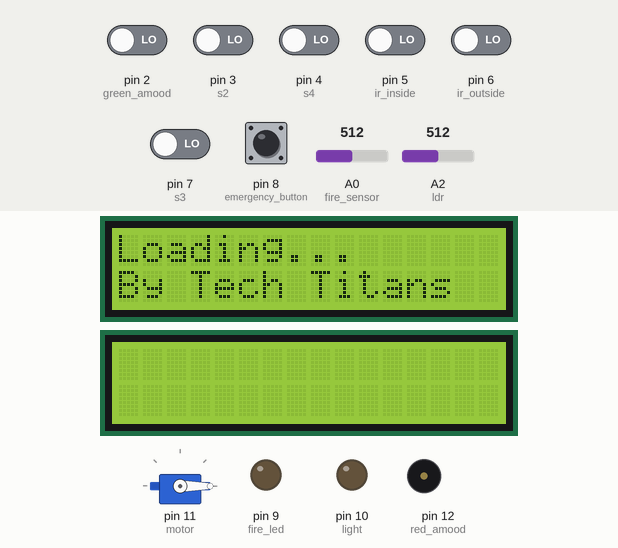
The sketch below on a simulated Arduino Uno, built with avr-gcc and run on an emulated ATmega328P. Shown: servo, 2 × 16×2 character LCD, output pins drawn as LEDs (lit = HIGH), buzzer (waves = sounding). Dashed ring = blinking. Inputs (shaded band) come from the test bench; at power-on: pin 2 (green_amood), pin 3 (s2), pin 4 (s4), pin 5 (ir_inside), pin 6 (ir_outside), pin 7 (s3), pin 8 (emergency_button) LOW, A0 (fire_sensor) = 512, A2 (ldr) = 512.

Above: at 0.8 s.
At 4.9 s:
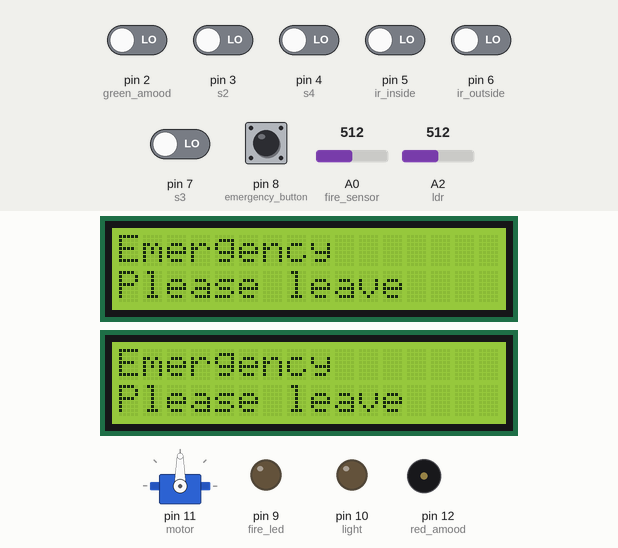
5.0 s: A0 (fire_sensor) set to 834
10.1 s: A0 (fire_sensor) set to 867
At 12.7 s:
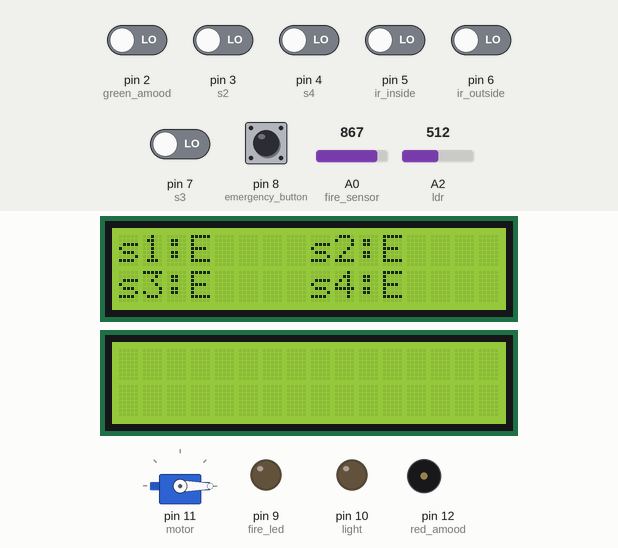
15.2 s: pin 8 (emergency_button) pulled HIGH for 3.2 s
At 18.4 s:
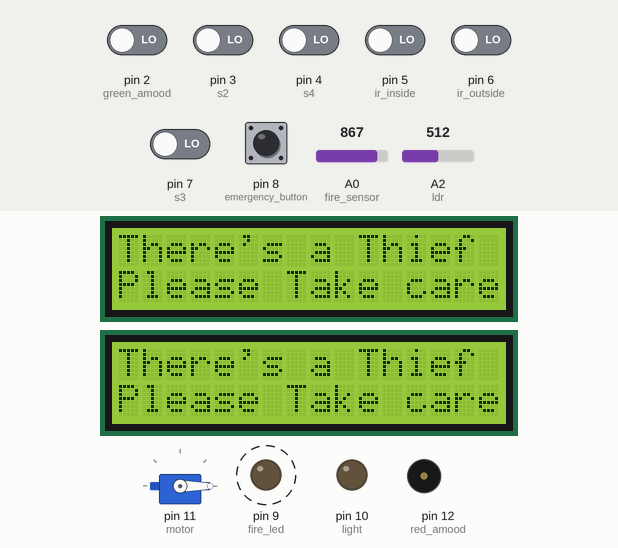
20.6 s: pin 8 (emergency_button) pulled HIGH for 1.85 s
At 23.2 s:
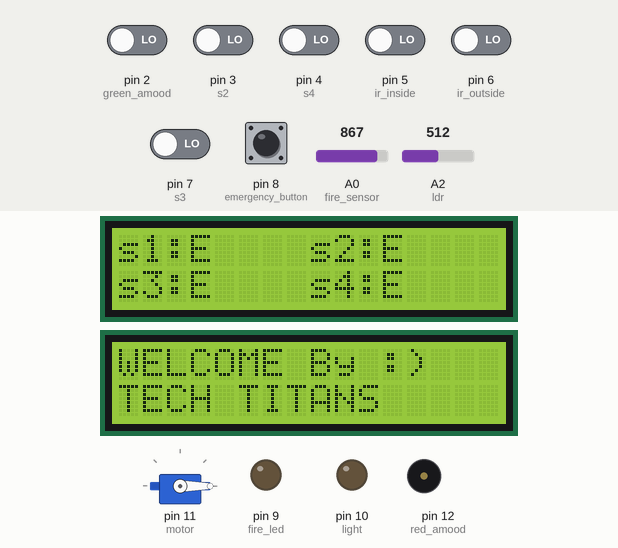
23.9 s: pin 2 (green_amood) driven HIGH
26.6 s: pin 3 (s2) driven HIGH
At 31.1 s:
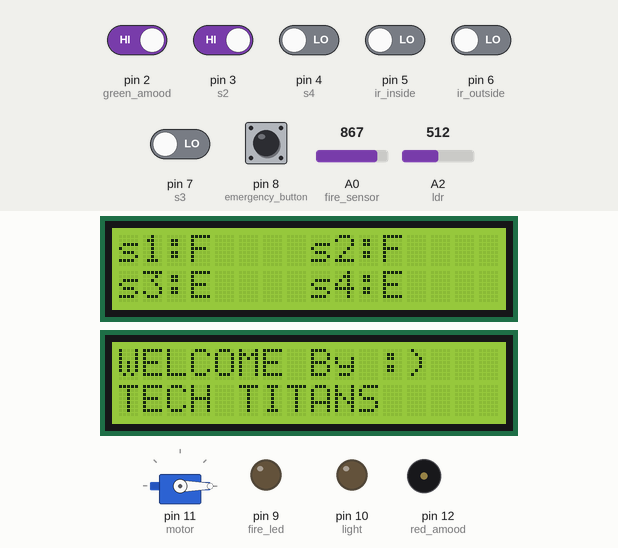
Timing chart, 0 to 32.1 s (numbered marks = the images above; inputs shaded):
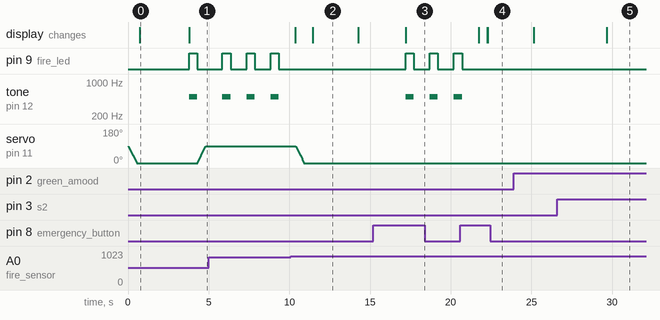

The sketch:

Smart_Parking.ino
```cpp
// 1,2 elec
// s small for pin numbers
// S capital for reading
#include <Wire.h>
#include <LiquidCrystal_I2C.h>
#include <Servo.h>
#define QUEUE_SIZE 4
#define blue_amood 1
#define green_amood 2
#define red_amood 12
#define ir_outside 6
#define ir_inside 5
#define fire_sensor A0
#define buzzer 12
#define fire_led 9
#define s1 2
#define s2 3
#define s3 7
#define s4 4
#define emergency_button 8
#define light 10
#define ldr A2
#define paymentbutton 1
int carQueue[QUEUE_SIZE];  // Array to hold car IDs
int frontIndex = 0;        // Index to keep track of the front of the queue
int rearIndex = 0;
int buzzerstate=0;
void enqueueCar(int carID) {
  // Add a car ID to the queue
  carQueue[rearIndex] = carID;
  rearIndex = (rearIndex + 1) % QUEUE_SIZE;  // Move rearIndex circularly
}
int dequeueCar() {
  // Remove and return a car ID from the queue
  int carID = carQueue[frontIndex];
  frontIndex = (frontIndex + 1) % QUEUE_SIZE;  // Move frontIndex circularly
  return carID;
}
int cost[4]={0,0,0,0};
int paid[4]={0,0,0,0};
int time_slots[4]={0,0,0,0};
int time_entered[4]={0,0,0,0};
int pricepersecond=1;
int filled=0;
Servo motor;
LiquidCrystal_I2C lcd_out(0x26,16,2);
LiquidCrystal_I2C lcd_in(0x27,16,2);
unsigned int lastDebounceTime=0;
int input_1, input_2=0;
int S1,S2,S3,S4=0;// S capital for reading
int i = 95;
int lastButtonState,emergencystate = 0;


void turnoffemergency(){
  digitalWrite(buzzer,LOW);
  buzzerstate=0;
  digitalWrite(fire_led,LOW);

}

void turnonemergency(){
  tone(buzzer,500,500);
  buzzerstate=1;
  digitalWrite(fire_led,HIGH);
   delay(500);
  digitalWrite(fire_led,LOW);


}
void check_payment() {

    }


void open_gate()
{if (i==-5)
   {for(i=0;i<=90;i+=5)
      {motor.write(i);
       delay(30);} }
}


void close_gate()
{ if(i==95)
 { for(i=90;i>=0;i-=5)
      {motor.write(i);
      delay(30);}}
}


void amood() { // done
   int elec_avb=2-(S1+S2);
   int norm_avb=2-(S3+S4);//to be changed when we know the sensors

  if (elec_avb > 0) {
    digitalWrite(blue_amood, HIGH);
    digitalWrite(red_amood, LOW);
  }

  if (norm_avb > 0) {
    digitalWrite(green_amood, HIGH);
    digitalWrite(red_amood, LOW);
  }

  if ((elec_avb || norm_avb) == 0) {
    digitalWrite(red_amood, HIGH);
    digitalWrite(blue_amood, LOW);
    digitalWrite(green_amood, LOW);
  }
  }


void flame_emergency(){//  check if theres any kind of emergency and take action based on what kind of emergency
int Sensor = analogRead(fire_sensor);
emergencybuttoncheck();
if(Sensor < 850)
{      lcd_in.clear();
       lcd_in.setCursor(0, 0);
       lcd_in.print("Emergency");
       lcd_in.setCursor(0, 1);
       lcd_in.print("Please leave");
       lcd_out.clear();
       lcd_out.setCursor(0, 0);
       lcd_out.print("Emergency");
       lcd_out.setCursor(0, 1);
       lcd_out.print("Please leave");
    while (1)
    {
        turnonemergency();
        open_gate();
        delay(1000);
        Sensor = analogRead(fire_sensor);
         if (Sensor >= 850)
         { lcd_out.clear();
           lcd_in.clear();
           turnoffemergency();
           close_gate();
           delay(500);
           break;

         }
    }
     }


    else if (emergencystate==1){
       lcd_in.clear();
       lcd_in.setCursor(0, 0);
       lcd_in.print("There's a Thief");
       lcd_in.setCursor(0, 1);
       lcd_in.print("Please Take care");
       lcd_out.clear();
       lcd_out.setCursor(0, 0);
       lcd_out.print("There's a Thief");
       lcd_out.setCursor(0, 1);
       lcd_out.print("Please Take care");
     while (1)
     {
        turnonemergency();
        delay(1000);
        close_gate();
        emergencybuttoncheck();
         if (emergencystate==0)
         { lcd_in.clear();
           lcd_out.clear();
           turnoffemergency();
           close_gate();

           delay(500);
           break;

         }
     }

    }
}

void check_slots(){//done


S1=digitalRead(s1);
S2=digitalRead(s2);
S3=digitalRead(s3);
S4=digitalRead(s4);

filled=((S1==1)&&(S2==1)&&(S3==1)&&(S4==1));

 if (!filled){
  lcd_out.clear();
  if (S1 == 1) {
    lcd_out.setCursor(0, 0);
    lcd_out.print("s1:F");
  } else  {
    lcd_out.setCursor(0, 0);
    lcd_out.print("s1:E");
  }

  if (S2 == 1) {
    lcd_out.setCursor(8, 0);
    lcd_out.print("s2:F");
  } else  {
    lcd_out.setCursor(8, 0);
    lcd_out.print("s2:E");
  }

  if (S3 == 1) {
    lcd_out.setCursor(0, 1);
    lcd_out.print("s3:F");
  } else {
    lcd_out.setCursor(0, 1);
    lcd_out.print("s3:E");
  }

  if (S4 == 1) {
    lcd_out.setCursor(8, 1);
    lcd_out.print("s4:F");
  } else  {
    lcd_out.setCursor(8, 1);
    lcd_out.print("s4:E");
  }


 }

  if (filled) {
    lcd_out.clear();
    lcd_out.setCursor(0, 0);
    lcd_out.print("Parking is full");
  }


}


void emergencybuttoncheck (){ //check the emergency button and change the state of the emergency with debouncing

int reading = digitalRead(emergency_button);
if ((reading == 1) && (lastButtonState == 0)) // depends pull up or down
  { emergencystate=!emergencystate;
  delay (30);}


lastButtonState = reading;

}


void light_system() {

int range= analogRead(ldr);
if (range<900)
  {digitalWrite(light,LOW);}
else if (range>900)
  {digitalWrite(light,HIGH);}


}


void setup() {
  motor.attach(11);
  pinMode(blue_amood, OUTPUT);
  pinMode(green_amood, OUTPUT);
  pinMode(red_amood, OUTPUT);
  pinMode(ir_inside,INPUT);
  pinMode(ir_outside,INPUT);
  pinMode(buzzer,OUTPUT);
  pinMode(fire_led,OUTPUT);
  pinMode(s1,INPUT);
  pinMode(s2,INPUT);
  pinMode(s3,INPUT);
  pinMode(s4,INPUT);
  pinMode(fire_sensor,INPUT);
  pinMode(emergency_button,INPUT);
  pinMode(ldr,INPUT);
  pinMode(light,OUTPUT);
  close_gate();
  Serial.begin(9600);
  lcd_out.init();
  lcd_out.backlight();
  lcd_out.clear();
  lcd_in.init();
  lcd_in.backlight();
  lcd_in.clear();
  lcd_out.clear();
  lcd_out.setCursor(0, 0);
  lcd_out.print("Loading...");
  lcd_out.setCursor(0, 1);
  lcd_out.print("By Tech Titans");
  delay(3000);
  lcd_out.clear();
}

void loop() {


light_system();
flame_emergency();
check_slots();

if ((S1==1))
 {delay(1200);
 if (time_entered[0]==0&&(S1==1)){delay(1200);
  time_entered[0]=millis();
  paid[0]=0;}}


if((S1==0))
{delay(700);
if ((time_entered[0]!=0)&&(S1==0)){
 delay(700);
time_slots[0]=millis()-time_entered[0];
cost[0]=time_slots[0]*0.001*pricepersecond;
enqueueCar(1);}}

if ((S2==1))
 {delay(1200);
 if (time_entered[1]==0&&(S2==1)){delay(1200);
  time_entered[1]=millis();
  paid[1]=0;}}
if((S2==0))
{delay(700);
if ((time_entered[1]!=0)&&(S2==0)){
 delay(700);
time_slots[1]=millis()-time_entered[1];
cost[1]=time_slots[1]*0.001*pricepersecond;
enqueueCar(2);}}

if ((S3==1))
 {delay(1200);
 if (time_entered[2]==0&&(S3==1)){delay(1200);
  time_entered[2]=millis();
  paid[2]=0;}}
if((S3==0))
{delay(700);
if ((time_entered[2]!=0)&&(S3==0)){
 delay(700);
time_slots[2]=millis()-time_entered[2];
cost[2]=time_slots[2]*0.001*pricepersecond;
enqueueCar(3);}}

if ((S4==1))
 {delay(1200);
 if (time_entered[3]==0&&(S4==1)){delay(1200);
  time_entered[3]=millis();
  paid[3]=0;}}
if((S4==0))
{delay(700);
if ((time_entered[3]!=0)&&(S4==0)){
 delay(700);
time_slots[3]=millis()-time_entered[3];
cost[3]=time_slots[3]*0.001*pricepersecond;
enqueueCar(4);}}


input_1=digitalRead( ir_outside);
input_2=digitalRead( ir_inside);


   flame_emergency(); // call it many times to check if there's an emergency
    int carID = carQueue[frontIndex];
    int carCost = cost[carID - 1]; // Queue is 0-indexed, car IDs are 1-indexed we used queue to make cars pay in order of leaving the parking
    if ((frontIndex != rearIndex)&&(carCost>0)) {

      lcd_in.clear();
      lcd_in.setCursor(0, 0);
      lcd_in.print("S" + String(carID) + " Please pay: ");
      lcd_in.setCursor(6, 1);
      lcd_in.print(carCost);
      lcd_in.print("LE");
       flame_emergency();
       delay(3000);
       flame_emergency();
        lcd_in.clear();
        lcd_in.setCursor(0, 0);
        lcd_in.print("Payment done");
        lcd_in.setCursor(0, 1);
        lcd_in.print("Thank you");
        paid[carID - 1] = 1;
        time_entered[carID - 1] = 0;
        time_slots[carID - 1]=0;
        dequeueCar();
        delay(2000);
        lcd_in.clear();
        open_gate();
        delay(3000);
        close_gate();

   } else if ((((input_1==1)&&(input_2==0))&&(!filled))&&(frontIndex == rearIndex)){
      open_gate();
      delay(3000);
      close_gate();}

    flame_emergency(); // call it many times to check if there's an emergency

          if (frontIndex == rearIndex)
           {
            lcd_in.clear();
            lcd_in.setCursor(0, 0);
            lcd_in.print("WELCOME By :)");
            lcd_in.setCursor(0, 1);
            lcd_in.print("TECH TITANS");
            }


}
```

Measured:
- the behaviour switches between 849 and 850 on A0 (fire_sensor) (found by bisection; images 1 and 2)
- after the input at 10.1 s, pin 9 (fire_led): stops changing and stays LOW; tone on pin 12 (red_amood): stops changing and stays silent; servo on pin 11 (motor): moves from 90° to 0° over 0.51 s, starting after 0.29 s; the display: first changes after 0.26 s (image 2 shows a later state)
- after the input at 15.2 s, pin 9 (fire_led): alternates HIGH for 0.50 s and LOW for 1.0 s, starting after 2.0 s; tone on pin 12 (red_amood): alternates 500 Hz for 0.50 s and silent for 1.0 s, starting after 2.0 s; the display: changes after 2.0 s (image 3)
- after the input at 20.6 s, pin 9 (fire_led): goes on until 20.7 s, then stays LOW; tone on pin 12 (red_amood): goes on until 20.7 s, then stays silent; the display: first changes after 1.1 s (image 4 shows a later state)
- after the input at 26.6 s, the display: changes after 3.1 s (image 5)
- by itself, pin 9 (fire_led): alternates HIGH for 0.50 s and LOW for 1.0 s
- by itself, tone on pin 12 (red_amood): alternates 500 Hz for 0.50 s and silent for 1.0 s
